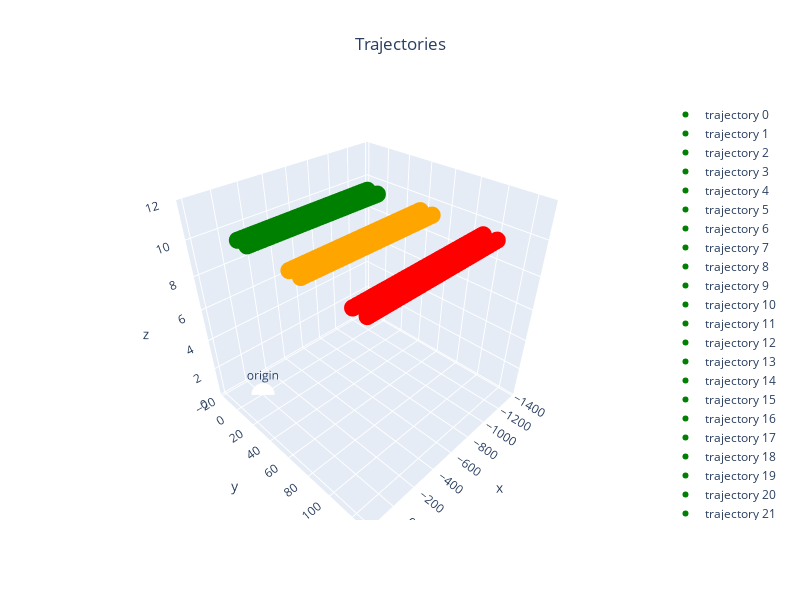

The code cell stored with this chart in its notebook:
### Markdown cell above
## Gazebo Congiguration

### Code cell
gaz_config = ConfigGazebo(origin = enu_origin,
                          world_path="simulator/gazebo/worlds/runway3.world")

for path,home,c in zip(base_paths,base_homes,colors):
    gaz_config.add(base_path=path,base_home=home,color=c)
gaz_config.show()

### Figure 1 — Plotly figure (JSON) as saved in the notebook; plotly's stock layout.template omitted (floating-point values rounded to 4 significant figures)
{"data": [{"marker": {"color": ["green", "green", "green", "green", "green"], "size": 6}, "mode": "markers", "name": "trajectory 0", "type": "scatter3d", "x": [0, -10, -10, 6.123e-16, 0], "y": [0, 6.123e-16, 10, 10, 0], "z": [10, 10, 10, 10, 10]}, {"marker": {"color": ["green", "green", "green", "green", "green"], "size": 6}, "mode": "markers", "name": "trajectory 1", "type": "scatter3d", "x": [-30, -40, -40, -30, -30], "y": [1.837e-15, 2.449e-15, 10.0, 10.0, 1.837e-15], "z": [10, 10, 10, 10, 10]}, {"marker": {"color": ["green", "green", "green", "green", "green"], "size": 6}, "mode": "markers", "name": "trajectory 2", "type": "scatter3d", "x": [-60, -70, -70, -60, -60], "y": [3.674e-15, 4.286e-15, 10.0, 10.0, 3.674e-15], "z": [10, 10, 10, 10, 10]}, {"marker": {"color": ["green", "green", "green", "green", "green"], "size": 6}, "mode": "markers", "name": "trajectory 3", "type": "scatter3d", "x": [-90, -100, -100, -90, -90], "y": [5.511e-15, 6.123e-15, 10.0, 10.0, 5.511e-15], "z": [10, 10, 10, 10, 10]}, {"marker": {"color": ["green", "green", "green", "green", "green"], "size": 6}, "mode": "markers", "name": "trajectory 4", "type": "scatter3d", "x": [-120, -130, -130, -120, -120], "y": [7.348e-15, 7.96e-15, 10.0, 10.0, 7.348e-15], "z": [10, 10, 10, 10, 10]}, {"marker": {"color": ["green", "green", "green", "green", "green"], "size": 6}, "mode": "markers", "name": "trajectory 5", "type": "scatter3d", "x": [-150, -160, -160, -150, -150], "y": [9.185e-15, 9.797e-15, 10.0, 10.0, 9.185e-15], "z": [10, 10, 10, 10, 10]}, {"marker": {"color": ["green", "green", "green", "green", "green"], "size": 6}, "mode": "markers", "name": "trajectory 6", "type": "scatter3d", "x": [-180, -190, -190, -180, -180], "y": [1.102e-14, 1.163e-14, 10.0, 10.0, 1.102e-14], "z": [10, 10, 10, 10, 10]}, {"marker": {"color": ["green", "green", "green", "green", "green"], "size": 6}, "mode": "markers", "name": "trajectory 7", "type": "scatter3d", "x": [-210, -220, -220, -210, -210], "y": [1.286e-14, 1.347e-14, 10.0, 10.0, 1.286e-14], "z": [10, 10, 10, 10, 10]}, {"marker": {"color": ["green", "green", "green", "green", "green"], "size": 6}, "mode": "markers", "name": "trajectory 8", "type": "scatter3d", "x": [-240, -250, -250, -240, -240], "y": [1.47e-14, 1.531e-14, 10.0, 10.0, 1.47e-14], "z": [10, 10, 10, 10, 10]}, {"marker": {"color": ["green", "green", "green", "green", "green"], "size": 6}, "mode": "markers", "name": "trajectory 9", "type": "scatter3d", "x": [-270, -280, -280, -270, -270], "y": [1.653e-14, 1.715e-14, 10.0, 10.0, 1.653e-14], "z": [10, 10, 10, 10, 10]}, {"marker": {"color": ["green", "green", "green", "green", "green"], "size": 6}, "mode": "markers", "name": "trajectory 10", "type": "scatter3d", "x": [-300, -310, -310, -300, -300], "y": [1.837e-14, 1.898e-14, 10.0, 10.0, 1.837e-14], "z": [10, 10, 10, 10, 10]}, {"marker": {"color": ["green", "green", "green", "green", "green"], "size": 6}, "mode": "markers", "name": "trajectory 11", "type": "scatter3d", "x": [-330, -340, -340, -330, -330], "y": [2.021e-14, 2.082e-14, 10.0, 10.0, 2.021e-14], "z": [10, 10, 10, 10, 10]}, {"marker": {"color": ["green", "green", "green", "green", "green"], "size": 6}, "mode": "markers", "name": "trajectory 12", "type": "scatter3d", "x": [-360, -370, -370, -360, -360], "y": [2.204e-14, 2.266e-14, 10.0, 10.0, 2.204e-14], "z": [10, 10, 10, 10, 10]}, {"marker": {"color": ["green", "green", "green", "green", "green"], "size": 6}, "mode": "markers", "name": "trajectory 13", "type": "scatter3d", "x": [-390, -400, -400, -390, -390], "y": [2.388e-14, 2.449e-14, 10.0, 10.0, 2.388e-14], "z": [10, 10, 10, 10, 10]}, {"marker": {"color": ["green", "green", "green", "green", "green"], "size": 6}, "mode": "markers", "name": "trajectory 14", "type": "scatter3d", "x": [-420, -430, -430, -420, -420], "y": [2.572e-14, 2.633e-14, 10.0, 10.0, 2.572e-14], "z": [10, 10, 10, 10, 10]}, {"marker": {"color": ["green", "green", "green", "green", "green"], "size": 6}, "mode": "markers", "name": "trajectory 15", "type": "scatter3d", "x": [-450, -460, -460, -450, -450], "y": [2.755e-14, 2.817e-14, 10.0, 10.0, 2.755e-14], "z": [10, 10, 10, 10, 10]}, {"marker": {"color": ["green", "green", "green", "green", "green"], "size": 6}, "mode": "markers", "name": "trajectory 16", "type": "scatter3d", "x": [-480, -490, -490, -480, -480], "y": [2.939e-14, 3e-14, 10.0, 10.0, 2.939e-14], "z": [10, 10, 10, 10, 10]}, {"marker": {"color": ["green", "green", "green", "green", "green"], "size": 6}, "mode": "markers", "name": "trajectory 17", "type": "scatter3d", "x": [-510, -520, -520, -510, -510], "y": [3.123e-14, 3.184e-14, 10.0, 10.0, 3.123e-14], "z": [10, 10, 10, 10, 10]}, {"marker": {"color": ["green", "green", "green", "green", "green"], "size": 6}, "mode": "markers", "name": "trajectory 18", "type": "scatter3d", "x": [-540, -550, -550, -540, -540], "y": [3.307e-14, 3.368e-14, 10.0, 10.0, 3.307e-14], "z": [10, 10, 10, 10, 10]}, {"marker": {"color": ["green", "green", "green", "green", "green"], "size": 6}, "mode": "markers", "name": "trajectory 19", "type": "scatter3d", "x": [-570, -580, -580, -570, -570], "y": [3.49e-14, 3.551e-14, 10.0, 10.0, 3.49e-14], "z": [10, 10, 10, 10, 10]}, {"marker": {"color": ["green", "green", "green", "green", "green"], "size": 6}, "mode": "markers", "name": "trajectory 20", "type": "scatter3d", "x": [-600, -610, -610, -600, -600], "y": [3.674e-14, 3.735e-14, 10.0, 10.0, 3.674e-14], "z": [10, 10, 10, 10, 10]}, {"marker": {"color": ["green", "green", "green", "green", "green"], "size": 6}, "mode": "markers", "name": "trajectory 21", "type": "scatter3d", "x": [-630, -640, -640, -630, -630], "y": [3.858e-14, 3.919e-14, 10.0, 10.0, 3.858e-14], "z": [10, 10, 10, 10, 10]}, {"marker": {"color": ["green", "green", "green", "green", "green"], "size": 6}, "mode": "markers", "name": "trajectory 22", "type": "scatter3d", "x": [-660, -670, -670, -660, -660], "y": [4.041e-14, 4.103e-14, 10.0, 10.0, 4.041e-14], "z": [10, 10, 10, 10, 10]}, {"marker": {"color": ["green", "green", "green", "green", "green"], "size": 6}, "mode": "markers", "name": "trajectory 23", "type": "scatter3d", "x": [-690, -700, -700, -690, -690], "y": [4.225e-14, 4.286e-14, 10.0, 10.0, 4.225e-14], "z": [10, 10, 10, 10, 10]}, {"marker": {"color": ["green", "green", "green", "green", "green"], "size": 6}, "mode": "markers", "name": "trajectory 24", "type": "scatter3d", "x": [-720, -730, -730, -720, -720], "y": [4.409e-14, 4.47e-14, 10.0, 10.0, 4.409e-14], "z": [10, 10, 10, 10, 10]}, {"marker": {"color": ["green", "green", "green", "green", "green"], "size": 6}, "mode": "markers", "name": "trajectory 25", "type": "scatter3d", "x": [-750, -760, -760, -750, -750], "y": [4.592e-14, 4.654e-14, 10.0, 10.0, 4.592e-14], "z": [10, 10, 10, 10, 10]}, {"marker": {"color": ["green", "green", "green", "green", "green"], "size": 6}, "mode": "markers", "name": "trajectory 26", "type": "scatter3d", "x": [-780, -790, -790, -780, -780], "y": [4.776e-14, 4.837e-14, 10.0, 10.0, 4.776e-14], "z": [10, 10, 10, 10, 10]}, {"marker": {"color": ["green", "green", "green", "green", "green"], "size": 6}, "mode": "markers", "name": "trajectory 27", "type": "scatter3d", "x": [-810, -820, -820, -810, -810], "y": [4.96e-14, 5.021e-14, 10.0, 10.0, 4.96e-14], "z": [10, 10, 10, 10, 10]}, {"marker": {"color": ["green", "green", "green", "green", "green"], "size": 6}, "mode": "markers", "name": "trajectory 28", "type": "scatter3d", "x": [-840, -850, -850, -840, -840], "y": [5.144e-14, 5.205e-14, 10.0, 10.0, 5.144e-14], "z": [10, 10, 10, 10, 10]}, {"marker": {"color": ["green", "green", "green", "green", "green"], "size": 6}, "mode": "markers", "name": "trajectory 29", "type": "scatter3d", "x": [-870, -880, -880, -870, -870], "y": [5.327e-14, 5.388e-14, 10.0, 10.0, 5.327e-14], "z": [10, 10, 10, 10, 10]}, {"marker": {"color": ["green", "green", "green", "green", "green"], "size": 6}, "mode": "markers", "name": "trajectory 30", "type": "scatter3d", "x": [-900, -910, -910, -900, -900], "y": [5.511e-14, 5.572e-14, 10.0, 10.0, 5.511e-14], "z": [10, 10, 10, 10, 10]}, {"marker": {"color": ["green", "green", "green", "green", "green"], "size": 6}, "mode": "markers", "name": "trajectory 31", "type": "scatter3d", "x": [-930, -940, -940, -930, -930], "y": [5.695e-14, 5.756e-14, 10.0, 10.0, 5.695e-14], "z": [10, 10, 10, 10, 10]}, {"marker": {"color": ["green", "green", "green", "green", "green"], "size": 6}, "mode": "markers", "name": "trajectory 32", "type": "scatter3d", "x": [-960, -970, -970, -960, -960], "y": [5.878e-14, 5.94e-14, 10.0, 10.0, 5.878e-14], "z": [10, 10, 10, 10, 10]}, {"marker": {"color": ["green", "green", "green", "green", "green"], "size": 6}, "mode": "markers", "name": "trajectory 33", "type": "scatter3d", "x": [-990, -1000, -1000, -990, -990], "y": [6.062e-14, 6.123e-14, 10.0, 10.0, 6.062e-14], "z": [10, 10, 10, 10, 10]}, {"marker": {"color": ["green", "green", "green", "green", "green"], "size": 6}, "mode": "markers", "name": "trajectory 34", "type": "scatter3d", "x": [-1020, -1030, -1030, -1020, -1020], "y": [6.246e-14, 6.307e-14, 10.0, 10.0, 6.246e-14], "z": [10, 10, 10, 10, 10]}, {"marker": {"color": ["green", "green", "green", "green", "green"], "size": 6}, "mode": "markers", "name": "trajectory 35", "type": "scatter3d", "x": [-1050, -1060, -1060, -1050, -1050], "y": [6.429e-14, 6.491e-14, 10.0, 10.0, 6.429e-14], "z": [10, 10, 10, 10, 10]}, {"marker": {"color": ["green", "green", "green", "green", "green"], "size": 6}, "mode": "markers", "name": "trajectory 36", "type": "scatter3d", "x": [-1080, -1090, -1090, -1080, -1080], "y": [6.613e-14, 6.674e-14, 10.0, 10.0, 6.613e-14], "z": [10, 10, 10, 10, 10]}, {"marker": {"color": ["green", "green", "green", "green", "green"], "size": 6}, "mode": "markers", "name": "trajectory 37", "type": "scatter3d", "x": [-1110, -1120, -1120, -1110, -1110], "y": [6.797e-14, 6.858e-14, 10.0, 10.0, 6.797e-14], "z": [10, 10, 10, 10, 10]}, {"marker": {"color": ["green", "green", "green", "green", "green"], "size": 6}, "mode": "markers", "name": "trajectory 38", "type": "scatter3d", "x": [-1140, -1150, -1150, -1140, -1140], "y": [6.98e-14, 7.042e-14, 10.0, 10.0, 6.98e-14], "z": [10, 10, 10, 10, 10]}, {"marker": {"color": ["green", "green", "green", "green", "green"], "size": 6}, "mode": "markers", "name": "trajectory 39", "type": "scatter3d", "x": [-1170, -1180, -1180, -1170, -1170], "y": [7.164e-14, 7.225e-14, 10.0, 10.0, 7.164e-14], "z": [10, 10, 10, 10, 10]}, {"marker": {"color": ["orange", "orange", "orange", "orange", "orange"], "size": 6}, "mode": "markers", "name": "trajectory 40", "type": "scatter3d", "x": [3.062e-15, -10.0, -10.0, 3.674e-15, 3.062e-15], "y": [50, 50, 60, 60, 50], "z": [10, 10, 10, 10, 10]}, {"marker": {"color": ["orange", "orange", "orange", "orange", "orange"], "size": 6}, "mode": "markers", "name": "trajectory 41", "type": "scatter3d", "x": [-30.0, -40, -40.0, -30.0, -30.0], "y": [50, 50, 60, 60, 50], "z": [10, 10, 10, 10, 10]}, {"marker": {"color": ["orange", "orange", "orange", "orange", "orange"], "size": 6}, "mode": "markers", "name": "trajectory 42", "type": "scatter3d", "x": [-60, -70, -70, -60.0, -60], "y": [50.0, 50.0, 60.0, 60.0, 50.0], "z": [10, 10, 10, 10, 10]}, {"marker": {"color": ["orange", "orange", "orange", "orange", "orange"], "size": 6}, "mode": "markers", "name": "trajectory 43", "type": "scatter3d", "x": [-90, -100, -100, -90, -90], "y": [50.0, 50.0, 60.0, 60.0, 50.0], "z": [10, 10, 10, 10, 10]}, {"marker": {"color": ["orange", "orange", "orange", "orange", "orange"], "size": 6}, "mode": "markers", "name": "trajectory 44", "type": "scatter3d", "x": [-120, -130, -130, -120, -120], "y": [50.0, 50.0, 60.0, 60.0, 50.0], "z": [10, 10, 10, 10, 10]}, {"marker": {"color": ["orange", "orange", "orange", "orange", "orange"], "size": 6}, "mode": "markers", "name": "trajectory 45", "type": "scatter3d", "x": [-150, -160, -160, -150, -150], "y": [50.0, 50.0, 60.0, 60.0, 50.0], "z": [10, 10, 10, 10, 10]}, {"marker": {"color": ["orange", "orange", "orange", "orange", "orange"], "size": 6}, "mode": "markers", "name": "trajectory 46", "type": "scatter3d", "x": [-180, -190, -190, -180, -180], "y": [50.0, 50.0, 60.0, 60.0, 50.0], "z": [10, 10, 10, 10, 10]}, {"marker": {"color": ["orange", "orange", "orange", "orange", "orange"], "size": 6}, "mode": "markers", "name": "trajectory 47", "type": "scatter3d", "x": [-210, -220, -220, -210, -210], "y": [50.0, 50.0, 60.0, 60.0, 50.0], "z": [10, 10, 10, 10, 10]}, {"marker": {"color": ["orange", "orange", "orange", "orange", "orange"], "size": 6}, "mode": "markers", "name": "trajectory 48", "type": "scatter3d", "x": [-240, -250, -250, -240, -240], "y": [50.0, 50.0, 60.0, 60.0, 50.0], "z": [10, 10, 10, 10, 10]}, {"marker": {"color": ["orange", "orange", "orange", "orange", "orange"], "size": 6}, "mode": "markers", "name": "trajectory 49", "type": "scatter3d", "x": [-270, -280, -280, -270, -270], "y": [50.0, 50.0, 60.0, 60.0, 50.0], "z": [10, 10, 10, 10, 10]}, {"marker": {"color": ["orange", "orange", "orange", "orange", "orange"], "size": 6}, "mode": "markers", "name": "trajectory 50", "type": "scatter3d", "x": [-300, -310, -310, -300, -300], "y": [50.0, 50.0, 60.0, 60.0, 50.0], "z": [10, 10, 10, 10, 10]}, {"marker": {"color": ["orange", "orange", "orange", "orange", "orange"], "size": 6}, "mode": "markers", "name": "trajectory 51", "type": "scatter3d", "x": [-330, -340, -340, -330, -330], "y": [50.0, 50.0, 60.0, 60.0, 50.0], "z": [10, 10, 10, 10, 10]}, {"marker": {"color": ["orange", "orange", "orange", "orange", "orange"], "size": 6}, "mode": "markers", "name": "trajectory 52", "type": "scatter3d", "x": [-360, -370, -370, -360, -360], "y": [50.0, 50.0, 60.0, 60.0, 50.0], "z": [10, 10, 10, 10, 10]}, {"marker": {"color": ["orange", "orange", "orange", "orange", "orange"], "size": 6}, "mode": "markers", "name": "trajectory 53", "type": "scatter3d", "x": [-390, -400, -400, -390, -390], "y": [50.0, 50.0, 60.0, 60.0, 50.0], "z": [10, 10, 10, 10, 10]}, {"marker": {"color": ["orange", "orange", "orange", "orange", "orange"], "size": 6}, "mode": "markers", "name": "trajectory 54", "type": "scatter3d", "x": [-420, -430, -430, -420, -420], "y": [50.0, 50.0, 60.0, 60.0, 50.0], "z": [10, 10, 10, 10, 10]}, {"marker": {"color": ["orange", "orange", "orange", "orange", "orange"], "size": 6}, "mode": "markers", "name": "trajectory 55", "type": "scatter3d", "x": [-450, -460, -460, -450, -450], "y": [50.0, 50.0, 60.0, 60.0, 50.0], "z": [10, 10, 10, 10, 10]}, {"marker": {"color": ["orange", "orange", "orange", "orange", "orange"], "size": 6}, "mode": "markers", "name": "trajectory 56", "type": "scatter3d", "x": [-480, -490, -490, -480, -480], "y": [50.0, 50.0, 60.0, 60.0, 50.0], "z": [10, 10, 10, 10, 10]}, {"marker": {"color": ["orange", "orange", "orange", "orange", "orange"], "size": 6}, "mode": "markers", "name": "trajectory 57", "type": "scatter3d", "x": [-510, -520, -520, -510, -510], "y": [50.0, 50.0, 60.0, 60.0, 50.0], "z": [10, 10, 10, 10, 10]}, {"marker": {"color": ["orange", "orange", "orange", "orange", "orange"], "size": 6}, "mode": "markers", "name": "trajectory 58", "type": "scatter3d", "x": [-540, -550, -550, -540, -540], "y": [50.0, 50.0, 60.0, 60.0, 50.0], "z": [10, 10, 10, 10, 10]}, {"marker": {"color": ["orange", "orange", "orange", "orange", "orange"], "size": 6}, "mode": "markers", "name": "trajectory 59", "type": "scatter3d", "x": [-570, -580, -580, -570, -570], "y": [50.0, 50.0, 60.0, 60.0, 50.0], "z": [10, 10, 10, 10, 10]}, {"marker": {"color": ["orange", "orange", "orange", "orange", "orange"], "size": 6}, "mode": "markers", "name": "trajectory 60", "type": "scatter3d", "x": [-600, -610, -610, -600, -600], "y": [50.0, 50.0, 60.0, 60.0, 50.0], "z": [10, 10, 10, 10, 10]}, {"marker": {"color": ["orange", "orange", "orange", "orange", "orange"], "size": 6}, "mode": "markers", "name": "trajectory 61", "type": "scatter3d", "x": [-630, -640, -640, -630, -630], "y": [50.0, 50.0, 60.0, 60.0, 50.0], "z": [10, 10, 10, 10, 10]}, {"marker": {"color": ["orange", "orange", "orange", "orange", "orange"], "size": 6}, "mode": "markers", "name": "trajectory 62", "type": "scatter3d", "x": [-660, -670, -670, -660, -660], "y": [50.0, 50.0, 60.0, 60.0, 50.0], "z": [10, 10, 10, 10, 10]}, {"marker": {"color": ["orange", "orange", "orange", "orange", "orange"], "size": 6}, "mode": "markers", "name": "trajectory 63", "type": "scatter3d", "x": [-690, -700, -700, -690, -690], "y": [50.0, 50.0, 60.0, 60.0, 50.0], "z": [10, 10, 10, 10, 10]}, {"marker": {"color": ["orange", "orange", "orange", "orange", "orange"], "size": 6}, "mode": "markers", "name": "trajectory 64", "type": "scatter3d", "x": [-720, -730, -730, -720, -720], "y": [50.0, 50.0, 60.0, 60.0, 50.0], "z": [10, 10, 10, 10, 10]}, {"marker": {"color": ["orange", "orange", "orange", "orange", "orange"], "size": 6}, "mode": "markers", "name": "trajectory 65", "type": "scatter3d", "x": [-750, -760, -760, -750, -750], "y": [50.0, 50.0, 60.0, 60.0, 50.0], "z": [10, 10, 10, 10, 10]}, {"marker": {"color": ["orange", "orange", "orange", "orange", "orange"], "size": 6}, "mode": "markers", "name": "trajectory 66", "type": "scatter3d", "x": [-780, -790, -790, -780, -780], "y": [50.0, 50.0, 60.0, 60.0, 50.0], "z": [10, 10, 10, 10, 10]}, {"marker": {"color": ["orange", "orange", "orange", "orange", "orange"], "size": 6}, "mode": "markers", "name": "trajectory 67", "type": "scatter3d", "x": [-810, -820, -820, -810, -810], "y": [50.0, 50.0, 60.0, 60.0, 50.0], "z": [10, 10, 10, 10, 10]}, {"marker": {"color": ["orange", "orange", "orange", "orange", "orange"], "size": 6}, "mode": "markers", "name": "trajectory 68", "type": "scatter3d", "x": [-840, -850, -850, -840, -840], "y": [50.0, 50.0, 60.0, 60.0, 50.0], "z": [10, 10, 10, 10, 10]}, {"marker": {"color": ["orange", "orange", "orange", "orange", "orange"], "size": 6}, "mode": "markers", "name": "trajectory 69", "type": "scatter3d", "x": [-870, -880, -880, -870, -870], "y": [50.0, 50.0, 60.0, 60.0, 50.0], "z": [10, 10, 10, 10, 10]}, {"marker": {"color": ["orange", "orange", "orange", "orange", "orange"], "size": 6}, "mode": "markers", "name": "trajectory 70", "type": "scatter3d", "x": [-900, -910, -910, -900, -900], "y": [50.0, 50.0, 60.0, 60.0, 50.0], "z": [10, 10, 10, 10, 10]}, {"marker": {"color": ["orange", "orange", "orange", "orange", "orange"], "size": 6}, "mode": "markers", "name": "trajectory 71", "type": "scatter3d", "x": [-930, -940, -940, -930, -930], "y": [50.0, 50.0, 60.0, 60.0, 50.0], "z": [10, 10, 10, 10, 10]}, {"marker": {"color": ["orange", "orange", "orange", "orange", "orange"], "size": 6}, "mode": "markers", "name": "trajectory 72", "type": "scatter3d", "x": [-960, -970, -970, -960, -960], "y": [50.0, 50.0, 60.0, 60.0, 50.0], "z": [10, 10, 10, 10, 10]}, {"marker": {"color": ["orange", "orange", "orange", "orange", "orange"], "size": 6}, "mode": "markers", "name": "trajectory 73", "type": "scatter3d", "x": [-990, -1000, -1000, -990, -990], "y": [50.0, 50.0, 60.0, 60.0, 50.0], "z": [10, 10, 10, 10, 10]}, {"marker": {"color": ["orange", "orange", "orange", "orange", "orange"], "size": 6}, "mode": "markers", "name": "trajectory 74", "type": "scatter3d", "x": [-1020, -1030, -1030, -1020, -1020], "y": [50.0, 50.0, 60.0, 60.0, 50.0], "z": [10, 10, 10, 10, 10]}, {"marker": {"color": ["orange", "orange", "orange", "orange", "orange"], "size": 6}, "mode": "markers", "name": "trajectory 75", "type": "scatter3d", "x": [-1050, -1060, -1060, -1050, -1050], "y": [50.0, 50.0, 60.0, 60.0, 50.0], "z": [10, 10, 10, 10, 10]}, {"marker": {"color": ["orange", "orange", "orange", "orange", "orange"], "size": 6}, "mode": "markers", "name": "trajectory 76", "type": "scatter3d", "x": [-1080, -1090, -1090, -1080, -1080], "y": [50.0, 50.0, 60.0, 60.0, 50.0], "z": [10, 10, 10, 10, 10]}, {"marker": {"color": ["orange", "orange", "orange", "orange", "orange"], "size": 6}, "mode": "markers", "name": "trajectory 77", "type": "scatter3d", "x": [-1110, -1120, -1120, -1110, -1110], "y": [50.0, 50.0, 60.0, 60.0, 50.0], "z": [10, 10, 10, 10, 10]}, {"marker": {"color": ["orange", "orange", "orange", "orange", "orange"], "size": 6}, "mode": "markers", "name": "trajectory 78", "type": "scatter3d", "x": [-1140, -1150, -1150, -1140, -1140], "y": [50.0, 50.0, 60.0, 60.0, 50.0], "z": [10, 10, 10, 10, 10]}, {"marker": {"color": ["orange", "orange", "orange", "orange", "orange"], "size": 6}, "mode": "markers", "name": "trajectory 79", "type": "scatter3d", "x": [-1170, -1180, -1180, -1170, -1170], "y": [50.0, 50.0, 60.0, 60.0, 50.0], "z": [10, 10, 10, 10, 10]}, {"marker": {"color": ["red", "red", "red", "red", "red"], "size": 6}, "mode": "markers", "name": "trajectory 80", "type": "scatter3d", "x": [6.123e-15, -10.0, -10.0, 6.736e-15, 6.123e-15], "y": [100, 100, 110, 110, 100], "z": [10, 10, 10, 10, 10]}, {"marker": {"color": ["red", "red", "red", "red", "red"], "size": 6}, "mode": "markers", "name": "trajectory 81", "type": "scatter3d", "x": [-30.0, -40.0, -40.0, -30.0, -30.0], "y": [100, 100, 110, 110, 100], "z": [10, 10, 10, 10, 10]}, {"marker": {"color": ["red", "red", "red", "red", "red"], "size": 6}, "mode": "markers", "name": "trajectory 82", "type": "scatter3d", "x": [-60.0, -70, -70, -60.0, -60.0], "y": [100, 100, 110, 110, 100], "z": [10, 10, 10, 10, 10]}, {"marker": {"color": ["red", "red", "red", "red", "red"], "size": 6}, "mode": "markers", "name": "trajectory 83", "type": "scatter3d", "x": [-90, -100, -100, -90, -90], "y": [100, 100, 110, 110, 100], "z": [10, 10, 10, 10, 10]}, {"marker": {"color": ["red", "red", "red", "red", "red"], "size": 6}, "mode": "markers", "name": "trajectory 84", "type": "scatter3d", "x": [-120, -130, -130, -120, -120], "y": [100.0, 100.0, 110.0, 110.0, 100.0], "z": [10, 10, 10, 10, 10]}, {"marker": {"color": ["red", "red", "red", "red", "red"], "size": 6}, "mode": "markers", "name": "trajectory 85", "type": "scatter3d", "x": [-150, -160, -160, -150, -150], "y": [100.0, 100.0, 110.0, 110.0, 100.0], "z": [10, 10, 10, 10, 10]}, {"marker": {"color": ["red", "red", "red", "red", "red"], "size": 6}, "mode": "markers", "name": "trajectory 86", "type": "scatter3d", "x": [-180, -190, -190, -180, -180], "y": [100.0, 100.0, 110.0, 110.0, 100.0], "z": [10, 10, 10, 10, 10]}, {"marker": {"color": ["red", "red", "red", "red", "red"], "size": 6}, "mode": "markers", "name": "trajectory 87", "type": "scatter3d", "x": [-210, -220, -220, -210, -210], "y": [100.0, 100.0, 110.0, 110.0, 100.0], "z": [10, 10, 10, 10, 10]}, {"marker": {"color": ["red", "red", "red", "red", "red"], "size": 6}, "mode": "markers", "name": "trajectory 88", "type": "scatter3d", "x": [-240, -250, -250, -240, -240], "y": [100.0, 100.0, 110.0, 110.0, 100.0], "z": [10, 10, 10, 10, 10]}, {"marker": {"color": ["red", "red", "red", "red", "red"], "size": 6}, "mode": "markers", "name": "trajectory 89", "type": "scatter3d", "x": [-270, -280, -280, -270, -270], "y": [100.0, 100.0, 110.0, 110.0, 100.0], "z": [10, 10, 10, 10, 10]}, {"marker": {"color": ["red", "red", "red", "red", "red"], "size": 6}, "mode": "markers", "name": "trajectory 90", "type": "scatter3d", "x": [-300, -310, -310, -300, -300], "y": [100.0, 100.0, 110.0, 110.0, 100.0], "z": [10, 10, 10, 10, 10]}, {"marker": {"color": ["red", "red", "red", "red", "red"], "size": 6}, "mode": "markers", "name": "trajectory 91", "type": "scatter3d", "x": [-330, -340, -340, -330, -330], "y": [100.0, 100.0, 110.0, 110.0, 100.0], "z": [10, 10, 10, 10, 10]}, {"marker": {"color": ["red", "red", "red", "red", "red"], "size": 6}, "mode": "markers", "name": "trajectory 92", "type": "scatter3d", "x": [-360, -370, -370, -360, -360], "y": [100.0, 100.0, 110.0, 110.0, 100.0], "z": [10, 10, 10, 10, 10]}, {"marker": {"color": ["red", "red", "red", "red", "red"], "size": 6}, "mode": "markers", "name": "trajectory 93", "type": "scatter3d", "x": [-390, -400, -400, -390, -390], "y": [100.0, 100.0, 110.0, 110.0, 100.0], "z": [10, 10, 10, 10, 10]}, {"marker": {"color": ["red", "red", "red", "red", "red"], "size": 6}, "mode": "markers", "name": "trajectory 94", "type": "scatter3d", "x": [-420, -430, -430, -420, -420], "y": [100.0, 100.0, 110.0, 110.0, 100.0], "z": [10, 10, 10, 10, 10]}, {"marker": {"color": ["red", "red", "red", "red", "red"], "size": 6}, "mode": "markers", "name": "trajectory 95", "type": "scatter3d", "x": [-450, -460, -460, -450, -450], "y": [100.0, 100.0, 110.0, 110.0, 100.0], "z": [10, 10, 10, 10, 10]}, {"marker": {"color": ["red", "red", "red", "red", "red"], "size": 6}, "mode": "markers", "name": "trajectory 96", "type": "scatter3d", "x": [-480, -490, -490, -480, -480], "y": [100.0, 100.0, 110.0, 110.0, 100.0], "z": [10, 10, 10, 10, 10]}, {"marker": {"color": ["red", "red", "red", "red", "red"], "size": 6}, "mode": "markers", "name": "trajectory 97", "type": "scatter3d", "x": [-510, -520, -520, -510, -510], "y": [100.0, 100.0, 110.0, 110.0, 100.0], "z": [10, 10, 10, 10, 10]}, {"marker": {"color": ["red", "red", "red", "red", "red"], "size": 6}, "mode": "markers", "name": "trajectory 98", "type": "scatter3d", "x": [-540, -550, -550, -540, -540], "y": [100.0, 100.0, 110.0, 110.0, 100.0], "z": [10, 10, 10, 10, 10]}, {"marker": {"color": ["red", "red", "red", "red", "red"], "size": 6}, "mode": "markers", "name": "trajectory 99", "type": "scatter3d", "x": [-570, -580, -580, -570, -570], "y": [100.0, 100.0, 110.0, 110.0, 100.0], "z": [10, 10, 10, 10, 10]}, {"marker": {"color": ["red", "red", "red", "red", "red"], "size": 6}, "mode": "markers", "name": "trajectory 100", "type": "scatter3d", "x": [-600, -610, -610, -600, -600], "y": [100.0, 100.0, 110.0, 110.0, 100.0], "z": [10, 10, 10, 10, 10]}, {"marker": {"color": ["red", "red", "red", "red", "red"], "size": 6}, "mode": "markers", "name": "trajectory 101", "type": "scatter3d", "x": [-630, -640, -640, -630, -630], "y": [100.0, 100.0, 110.0, 110.0, 100.0], "z": [10, 10, 10, 10, 10]}, {"marker": {"color": ["red", "red", "red", "red", "red"], "size": 6}, "mode": "markers", "name": "trajectory 102", "type": "scatter3d", "x": [-660, -670, -670, -660, -660], "y": [100.0, 100.0, 110.0, 110.0, 100.0], "z": [10, 10, 10, 10, 10]}, {"marker": {"color": ["red", "red", "red", "red", "red"], "size": 6}, "mode": "markers", "name": "trajectory 103", "type": "scatter3d", "x": [-690, -700, -700, -690, -690], "y": [100.0, 100.0, 110.0, 110.0, 100.0], "z": [10, 10, 10, 10, 10]}, {"marker": {"color": ["red", "red", "red", "red", "red"], "size": 6}, "mode": "markers", "name": "trajectory 104", "type": "scatter3d", "x": [-720, -730, -730, -720, -720], "y": [100.0, 100.0, 110.0, 110.0, 100.0], "z": [10, 10, 10, 10, 10]}, {"marker": {"color": ["red", "red", "red", "red", "red"], "size": 6}, "mode": "markers", "name": "trajectory 105", "type": "scatter3d", "x": [-750, -760, -760, -750, -750], "y": [100.0, 100.0, 110.0, 110.0, 100.0], "z": [10, 10, 10, 10, 10]}, {"marker": {"color": ["red", "red", "red", "red", "red"], "size": 6}, "mode": "markers", "name": "trajectory 106", "type": "scatter3d", "x": [-780, -790, -790, -780, -780], "y": [100.0, 100.0, 110.0, 110.0, 100.0], "z": [10, 10, 10, 10, 10]}, {"marker": {"color": ["red", "red", "red", "red", "red"], "size": 6}, "mode": "markers", "name": "trajectory 107", "type": "scatter3d", "x": [-810, -820, -820, -810, -810], "y": [100.0, 100.0, 110.0, 110.0, 100.0], "z": [10, 10, 10, 10, 10]}, {"marker": {"color": ["red", "red", "red", "red", "red"], "size": 6}, "mode": "markers", "name": "trajectory 108", "type": "scatter3d", "x": [-840, -850, -850, -840, -840], "y": [100.0, 100.0, 110.0, 110.0, 100.0], "z": [10, 10, 10, 10, 10]}, {"marker": {"color": ["red", "red", "red", "red", "red"], "size": 6}, "mode": "markers", "name": "trajectory 109", "type": "scatter3d", "x": [-870, -880, -880, -870, -870], "y": [100.0, 100.0, 110.0, 110.0, 100.0], "z": [10, 10, 10, 10, 10]}, {"marker": {"color": ["red", "red", "red", "red", "red"], "size": 6}, "mode": "markers", "name": "trajectory 110", "type": "scatter3d", "x": [-900, -910, -910, -900, -900], "y": [100.0, 100.0, 110.0, 110.0, 100.0], "z": [10, 10, 10, 10, 10]}, {"marker": {"color": ["red", "red", "red", "red", "red"], "size": 6}, "mode": "markers", "name": "trajectory 111", "type": "scatter3d", "x": [-930, -940, -940, -930, -930], "y": [100.0, 100.0, 110.0, 110.0, 100.0], "z": [10, 10, 10, 10, 10]}, {"marker": {"color": ["red", "red", "red", "red", "red"], "size": 6}, "mode": "markers", "name": "trajectory 112", "type": "scatter3d", "x": [-960, -970, -970, -960, -960], "y": [100.0, 100.0, 110.0, 110.0, 100.0], "z": [10, 10, 10, 10, 10]}, {"marker": {"color": ["red", "red", "red", "red", "red"], "size": 6}, "mode": "markers", "name": "trajectory 113", "type": "scatter3d", "x": [-990, -1000, -1000, -990, -990], "y": [100.0, 100.0, 110.0, 110.0, 100.0], "z": [10, 10, 10, 10, 10]}, {"marker": {"color": ["red", "red", "red", "red", "red"], "size": 6}, "mode": "markers", "name": "trajectory 114", "type": "scatter3d", "x": [-1020, -1030, -1030, -1020, -1020], "y": [100.0, 100.0, 110.0, 110.0, 100.0], "z": [10, 10, 10, 10, 10]}, {"marker": {"color": ["red", "red", "red", "red", "red"], "size": 6}, "mode": "markers", "name": "trajectory 115", "type": "scatter3d", "x": [-1050, -1060, -1060, -1050, -1050], "y": [100.0, 100.0, 110.0, 110.0, 100.0], "z": [10, 10, 10, 10, 10]}, {"marker": {"color": ["red", "red", "red", "red", "red"], "size": 6}, "mode": "markers", "name": "trajectory 116", "type": "scatter3d", "x": [-1080, -1090, -1090, -1080, -1080], "y": [100.0, 100.0, 110.0, 110.0, 100.0], "z": [10, 10, 10, 10, 10]}, {"marker": {"color": ["red", "red", "red", "red", "red"], "size": 6}, "mode": "markers", "name": "trajectory 117", "type": "scatter3d", "x": [-1110, -1120, -1120, -1110, -1110], "y": [100.0, 100.0, 110.0, 110.0, 100.0], "z": [10, 10, 10, 10, 10]}, {"marker": {"color": ["red", "red", "red", "red", "red"], "size": 6}, "mode": "markers", "name": "trajectory 118", "type": "scatter3d", "x": [-1140, -1150, -1150, -1140, -1140], "y": [100.0, 100.0, 110.0, 110.0, 100.0], "z": [10, 10, 10, 10, 10]}, {"marker": {"color": ["red", "red", "red", "red", "red"], "size": 6}, "mode": "markers", "name": "trajectory 119", "type": "scatter3d", "x": [-1170, -1180, -1180, -1170, -1170], "y": [100.0, 100.0, 110.0, 110.0, 100.0], "z": [10, 10, 10, 10, 10]}, {"marker": {"color": "white", "size": 8}, "mode": "markers+text", "name": "origin", "text": ["origin"], "textposition": "top center", "type": "scatter3d", "x": [0], "y": [0], "z": [0]}], "layout": {"height": 600, "scene": {"xaxis": {"range": [-1416, 236], "title": {"text": "x"}}, "yaxis": {"range": [-22.0, 132.0], "title": {"text": "y"}}, "zaxis": {"range": [0, 12], "title": {"text": "z"}}}, "showlegend": true, "title": {"text": "Trajectories", "x": 0.5, "xanchor": "center"}, "width": 800}}
